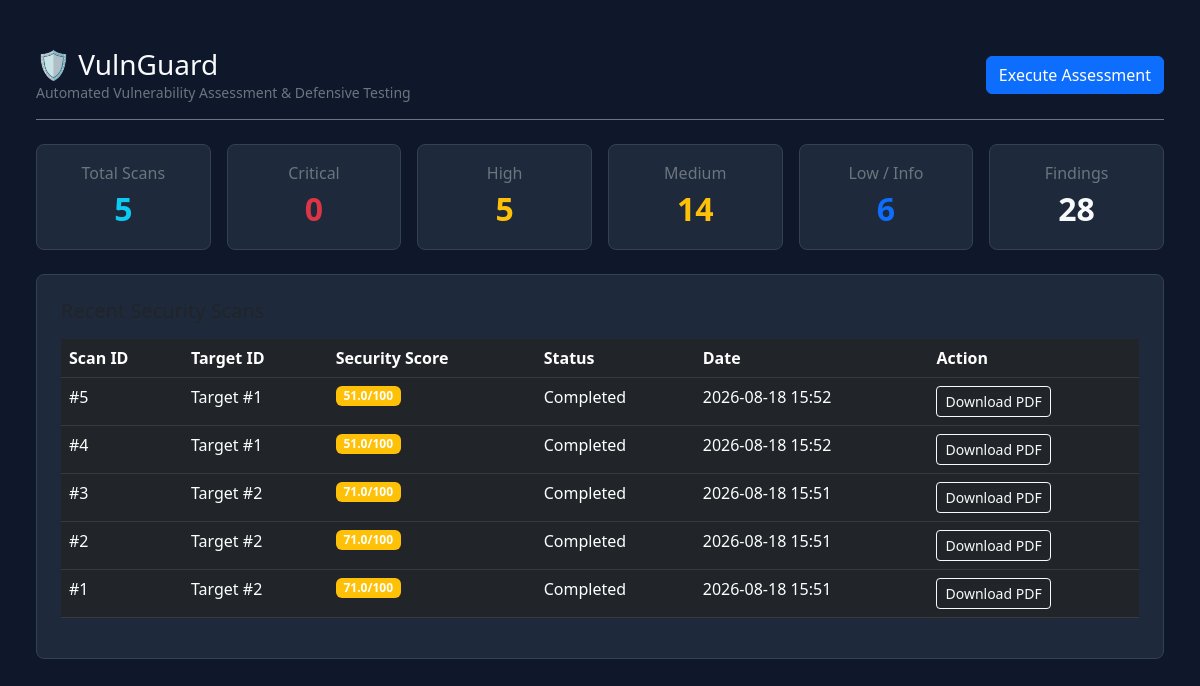
The page / on the database its author committed.
### tables this page shows
CREATE TABLE scans (
	id INTEGER NOT NULL, 
	target_id INTEGER NOT NULL, 
	scan_type VARCHAR(50), 
	security_score FLOAT, 
	status VARCHAR(20), 
	created_at DATETIME, 
	PRIMARY KEY (id), 
	FOREIGN KEY(target_id) REFERENCES targets (id)
);

### app.py (the view)
    @app.route("/")
    def dashboard():
        total_scans = Scan.query.count()
        total_findings = Finding.query.count()
        criticals = Finding.query.filter_by(severity="Critical").count()
        highs = Finding.query.filter_by(severity="High").count()
        mediums = Finding.query.filter_by(severity="Medium").count()
        lows = Finding.query.filter_by(severity="Low").count()
        recent_scans = Scan.query.order_by(Scan.created_at.desc()).limit(5).all()
        targets = Target.query.all()
        return render_template(
            "dashboard.html",
            total_scans=total_scans,
            total_findings=total_findings,
            criticals=criticals,
            highs=highs,
            mediums=mediums,
            lows=lows,
            recent_scans=recent_scans,
            targets=targets
        )

### templates/dashboard.html (shortened to what this page needs)
﻿<!DOCTYPE html>
<html lang="en">
<head>
    <link href="https://cdn.jsdelivr.net/npm/bootstrap@5.3.0/dist/css/bootstrap.min.css" rel="stylesheet">
</head>
<body class="p-4">
    <div class="container-fluid">
        <header class="d-flex justify-content-between align-items-center mb-4 pb-3 border-bottom border-secondary">
            <div>
                <h1 class="h3 mb-0">🛡️ VulnGuard</h1>
                <small class="text-secondary">Automated Vulnerability Assessment & Defensive Testing</small>
            </div>
            <button class="btn btn-primary" data-bs-toggle="modal" data-bs-target="#newScanModal">Execute Assessment</button>
        </header>
        <div class="row g-3 mb-4">
            <div class="col-md-2"><div class="card p-3 text-center"><span class="text-secondary">Total Scans</span><span class="metric-val text-info">{{ total_scans }}</span></div></div>
            <div class="col-md-2"><div class="card p-3 text-center"><span class="text-secondary">Critical</span><span class="metric-val text-danger">{{ criticals }}</span></div></div>
            <div class="col-md-2"><div class="card p-3 text-center"><span class="text-secondary">High</span><span class="metric-val text-warning">{{ highs }}</span></div></div>
            <div class="col-md-2"><div class="card p-3 text-center"><span class="text-secondary">Medium</span><span class="metric-val text-warning">{{ mediums }}</span></div></div>
            <div class="col-md-2"><div class="card p-3 text-center"><span class="text-secondary">Low / Info</span><span class="metric-val text-primary">{{ lows }}</span></div></div>
            <div class="col-md-2"><div class="card p-3 text-center"><span class="text-secondary">Findings</span><span class="metric-val text-light">{{ total_findings }}</span></div></div>
        </div>
        <div class="card p-4">
            <h5 class="card-title mb-3">Recent Security Scans</h5>
            <table class="table table-dark table-hover">
                <thead>
                    <tr>
                        <th>Scan ID</th>
                        <th>Target ID</th>
                        <th>Security Score</th>
                        <th>Status</th>
                        <th>Date</th>
                        <th>Action</th>
                    </tr>
                </thead>
                <tbody>
                    {% for scan in recent_scans %}
                    <tr>
                        <td>#{{ scan.id }}</td>
                        <td>Target #{{ scan.target_id }}</td>
                        <td><span class="badge {% if scan.security_score >= 80 %}bg-success{% elif scan.security_score >= 50 %}bg-warning{% else %}bg-danger{% endif %}">{{ scan.security_score }}/100</span></td>
                        <td>{{ scan.status }}</td>
                        <td>{{ scan.created_at.strftime('%Y-%m-%d %H:%M') }}</td>
                        <td><a href="/api/scans/{{ scan.id }}/report" class="btn btn-sm btn-outline-light">Download PDF</a></td>
                    </tr>
                    {% else %}
                    <tr><td colspan="6" class="text-center text-secondary">No assessments recorded yet. Click "Execute Assessment" to begin.</td></tr>
                    {% endfor %}
                </tbody>
            </table>
        </div>
    </div>
</body>
</html>

### templates/dashboard.html (style rules this page uses)
body { background-color: #0f172a; color: #f8fafc; font-family: system-ui, sans-serif; }
.card { background-color: #1e293b; border: 1px solid #334155; border-radius: 8px; }
.metric-val { font-size: 2rem; font-weight: 700; }
table { color: #f8fafc !important; }

### rows shown on the page
scans: id "5", target_id "1", security_score "51.0", status "Completed", created_at "2026-08-18 15:52"
scans: id "4", target_id "1", security_score "51.0", status "Completed", created_at "2026-08-18 15:52"
scans: id "3", target_id "2", security_score "71.0", status "Completed", created_at "2026-08-18 15:51"
scans: id "2", target_id "2", security_score "71.0", status "Completed", created_at "2026-08-18 15:51"
scans: id "1", target_id "2", security_score "71.0", status "Completed", created_at "2026-08-18 15:51"

### other values the page prints
{{ total_scans }} "5"
{{ criticals }} "0"
{{ highs }} "5"
{{ mediums }} "14"
{{ lows }} "6"
{{ total_findings }} "28"
